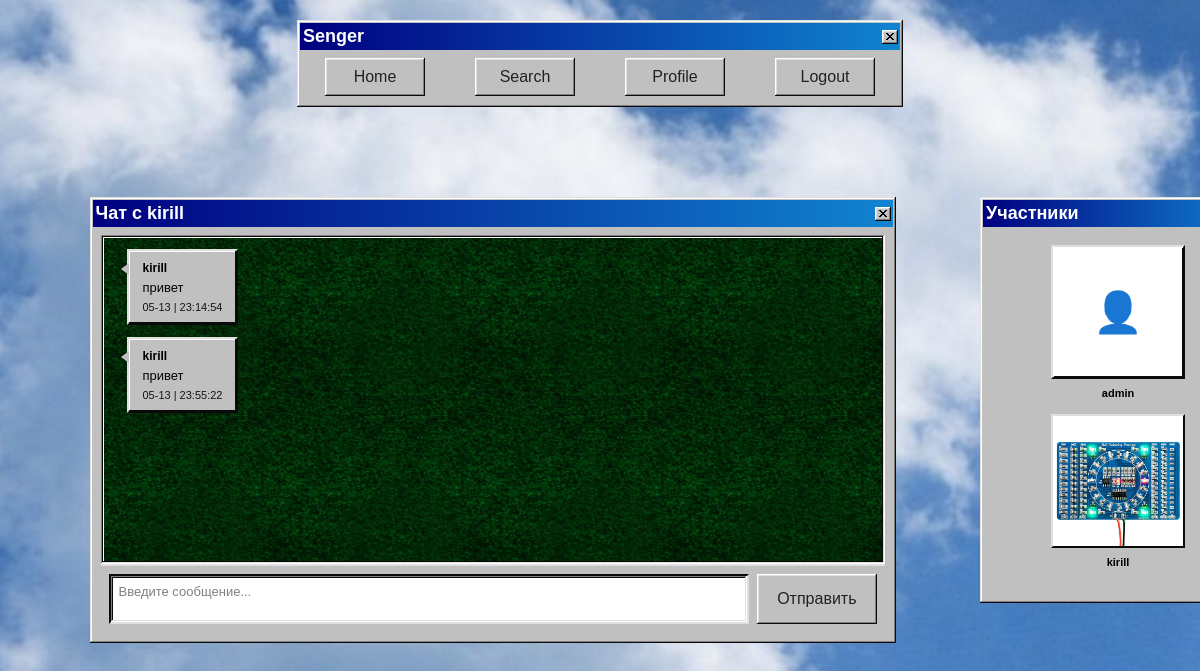
Page /chat/kirill (signed in) on the earlier database version.
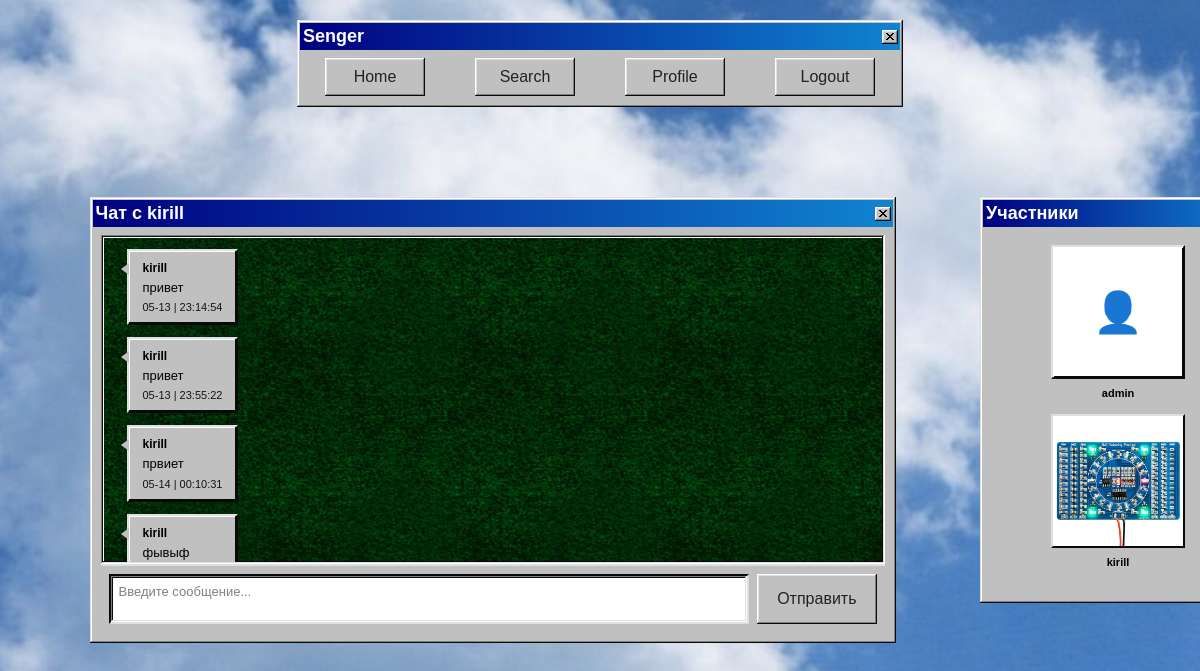
Same page on the later database version.
### data/users.py (models this page shows, shortened)
class User(SqlAlchemyBase, UserMixin):
    __tablename__ = 'users'
    id = sqlalchemy.Column(sqlalchemy.Integer,
                           primary_key=True, autoincrement=True)
    name = sqlalchemy.Column(sqlalchemy.String, nullable=False)
    about = sqlalchemy.Column(sqlalchemy.String, nullable=True)
    username = sqlalchemy.Column(sqlalchemy.String,
                                 index=True, unique=True, nullable=False)
    hashed_password = sqlalchemy.Column(sqlalchemy.String, nullable=False)
    created_date = sqlalchemy.Column(sqlalchemy.DateTime,
                                     default=datetime.datetime.now().replace(microsecond=0))
    style = sqlalchemy.Column(sqlalchemy.String, default='new') #выбор стиля
    avatar = sqlalchemy.Column(sqlalchemy.String, nullable=True, default=None)  #аватарка

### data/communication_models.py (models this page shows)
class Message(SqlAlchemyBase):
    __tablename__ = 'messages'
    id = sqlalchemy.Column(sqlalchemy.Integer, primary_key=True, autoincrement=True)
    user_id = sqlalchemy.Column(sqlalchemy.Integer, sqlalchemy.ForeignKey("users.id"))
    text = sqlalchemy.Column(sqlalchemy.String, nullable=False)
    created_date = sqlalchemy.Column(sqlalchemy.DateTime,
                                     default=lambda:datetime.datetime.now().replace(microsecond=0))
    chat_id = sqlalchemy.Column(sqlalchemy.Integer, sqlalchemy.ForeignKey("chats.id"))
    edited = sqlalchemy.Column(sqlalchemy.Boolean, default=False) # изменяемость
    chat = orm.relationship('Chat', back_populates='messages')
    user = orm.relationship('User')

### WEB.py (the view)
@website.route('/chat/<username>')
@login_required
def chat(username):
    db_sess = db_session.create_session()
    try:
        user = db_sess.query(User).filter(User.username == username).first()
        if not user:
            return "Пользователь не найден", 404
        chat = db_sess.query(Chat).filter(
            ((Chat.user1_id == current_user.id) & (Chat.user2_id == user.id)) |
            ((Chat.user1_id == user.id) & (Chat.user2_id == current_user.id))).first()
        if not chat:
            return redirect(f'/create_chat/{username}')
        messages = db_sess.query(Message).options(
            joinedload(Message.user)).filter(Message.chat_id == chat.id).order_by(Message.created_date).all()
        messages_data = []
        for msg in messages:
            messages_data.append({
                'id': msg.id,
                'text': msg.text,
                'username': msg.user.username,
                'created_date': msg.created_date.strftime('%m-%d | %H:%M:%S'),
                'user_id': msg.user_id,
                'edited': msg.edited,
            })
        return render_styled('chat.html', user=user, messages=messages_data, chat_id=chat.id)
    finally:
        db_sess.close()

### WEB.py (called while the page is built)
def render_styled(template_name, **kwargs):
    style = 'new'
    if current_user.is_authenticated:
        style = getattr(current_user, 'style', 'new')
    else:
        style = request.cookies.get('preferred_style', 'new')
    try:
        return render_template(f'{style}/{template_name}', **kwargs)
    except TemplateNotFound:
        return render_template(f'new/{template_name}', **kwargs)

@login_manager.user_loader
def load_user(user_id):
    session = db_session.create_session()
    return session.get(User, user_id)

@website.context_processor
def inject_style():
    style = 'new'
    if current_user.is_authenticated:
        style = current_user.style or 'new'
    return {'current_style': style}

### data/db_session.py (called while the page is built)
def create_session() -> Session:
    global __factory
    return __factory()

### templates/old/chat.html (shortened to what this page needs)
{% extends "old/base.html" %}
{% block content %}
<link rel="stylesheet" href="{{ url_for('static', filename='old/chat.css') }}">
<link rel="stylesheet" href="{{ url_for('static', filename='old/98.css') }}">
<div class="chat-container">
    <div class="chat-main">
        <div class="window">
            <div class="title-bar">
                <div class="title-bar-text">Чат с {{ user.username }}</div>
                <div class="title-bar-controls">
                    <button aria-label="Close"></button>
                </div>
            </div>
            <div class="window-body">
                <div class="sunken-panel messages-list" id="messages-container">
                    {% for mess in messages %}
                    <div class="message-item {% if mess.user_id == user.id %}message-incoming{% else %}message-outgoing{% endif %}"
                         data-message-id="{{ mess.id }}">
                        <div class="message-bubble">
                            <div class="message-username">{{ mess.username }}</div>
                            <div class="message-text">{{ mess.text }}</div>
                            <div class="message-time">{{ mess.created_date }}</div>
                        </div>
                    </div>
                    {% endfor %}
                </div>
                <div class="input-area">
                    <textarea class="message-input" id="message-input" placeholder="Введите сообщение..."></textarea>
                    <button class="btn send-btn" id="send-button">Отправить</button>
                </div>
            </div>
        </div>
    </div>
    <div class="chat-sidebar">
        <div class="window">
            <div class="title-bar">
                <div class="title-bar-text">Участники</div>
            </div>
            <div class="window-body">
                <div class="participants-list">
                    <a href="{{ url_for('profile', username=current_user.username) }}" class="participant-item">
                        <div class="participant-avatar">
                            {% if current_user.avatar %}
                            <img src="{{ url_for('static', filename=current_user.avatar) }}"
                                 alt="{{ current_user.username }}">
                            {% else %}
                            👤
                            {% endif %}
                        </div>
                        <div class="participant-name">{{ current_user.username }}</div>
                    </a>
                    <a href="{{ url_for('profile', username=user.username) }}" class="participant-item">
                        <div class="participant-avatar">
                            {% if user.avatar %}
                            <img src="{{ url_for('static', filename=user.avatar) }}" alt="{{ user.username }}">
                            {% else %}
                            👤
                            {% endif %}
                        </div>
                        <div class="participant-name">{{ user.username }}</div>
                    </a>
                </div>
            </div>
        </div>
    </div>
</div>
{% endblock %}

### templates/old/base.html (shortened to what this page needs)
<!DOCTYPE html>
<html lang="en">
<head>
    <link rel="stylesheet" href="{{url_for('static', filename='old/98.css')}}">
    <link rel="stylesheet" href="{{ url_for('static', filename=current_style + '/style.css') }}">
</head>
<body>
<div class="window" style="width: 600px;">
    <div class="title-bar">
        <div class="title-bar-text">Senger</div>
        <div class="title-bar-controls">
            <button aria-label="Close"></button>
        </div>
    </div>
    <div style="margin: 8px 0 8px 0; display: flex; justify-content: center; gap: 50px; flex-wrap: wrap;">
        {% if current_user.is_authenticated %}
        <button onclick="location.href='/home'" class="btn">Home</button>
        <button onclick="location.href='/search'" class="btn">Search</button>
        <button onclick="location.href='/{{ current_user.username }}'" class="btn">Profile</button>
        <button onclick="location.href='/logout'" class="btn">Logout</button>
        {% else %}
        <button onclick="location.href='/login'" class="btn">Login</button>
        <button onclick="location.href='/register'" class="btn">Register</button>
        {% endif %}
    </div>
</div>
<div class="content">
    {% block content %}
    {% endblock %}
</div>
</body>
</html>

### static/old/98.css (style rules this page uses)
body { color: #222; font-family: Arial; font-size: 12px }
.title-bar, .window, button, input, label, legend, li[role=tab], option, select, table, textarea, ul.tree-view { -webkit-font-smoothing: none; font-family: "Pixelated MS Sans Serif", Arial; font-size: 11px }
button, input[type=reset], input[type=submit] { background: silver; border: none; border-radius: 0; box-shadow: inset -1px -1px #0a0a0a, inset 1px 1px #fff, inset -2px -2px grey, inset 2px 2px #dfdfdf; box-sizing: border-box; color: transparent; min-height: 23px; min-width: 75px; padding: 0 12px; text-shadow: 0 0 #222 }
.window { background: silver; box-shadow: inset -1px -1px #0a0a0a, inset 1px 1px #dfdfdf, inset -2px -2px grey, inset 2px 2px #fff; padding: 3px }
.title-bar { align-items: center; background: linear-gradient(90deg, navy, #1084d0); display: flex; justify-content: space-between; padding: 3px 2px 3px 3px }
.title-bar-text { color: #fff; font-weight: 700; letter-spacing: 0; margin-right: 24px }
.title-bar-controls { display: flex }
.title-bar-controls button { display: block; min-height: 14px; min-width: 16px; padding: 0 }
.title-bar-controls button[aria-label=Close], .title-bar-controls button[aria-label].close { background-position: top 3px left 4px; background-repeat: no-repeat; margin-left: 2px }
.window-body { margin: 8px }
select, textarea { border: none }
textarea { -webkit-appearance: none; -moz-appearance: none; appearance: none; background-color: #fff; border-radius: 0; box-shadow: inset -1px -1px #fff, inset 1px 1px grey, inset -2px -2px #dfdfdf, inset 2px 2px #0a0a0a; box-sizing: border-box; padding: 3px 4px }
a { color: #00f }
.sunken-panel { border: 2px groove transparent; box-sizing: border-box; overflow: auto }
.sunken-panel, table { background-color: #fff }

### static/old/style.css (style rules this page uses)
body { margin: 0; padding: 0; background-image: url("place_holder_2.jpg"); background-size: cover; background-repeat: no-repeat; overflow: hidden; }
.window { width: 600px; margin: 20px auto; }
.title-bar-text { font-size: 18px !important; }
.btn { font-size: 16px !important; padding: 8px 20px !important; min-height: 38px !important; min-width: 100px; }
.message-incoming { justify-content: flex-start; }
.message-incoming .message-username { color: #0000aa; }
.message-incoming .message-time { color: #000000; }
.message-input::placeholder { color: #808080; }
.window { display: flex; flex-direction: column; height: auto; }

Differences in the rows shown:
added Message: text "првиет"
added Message: text "фывыф"
Other differences:
new list line: "kirill"
new list line: "05-14 | 00:10:31"
